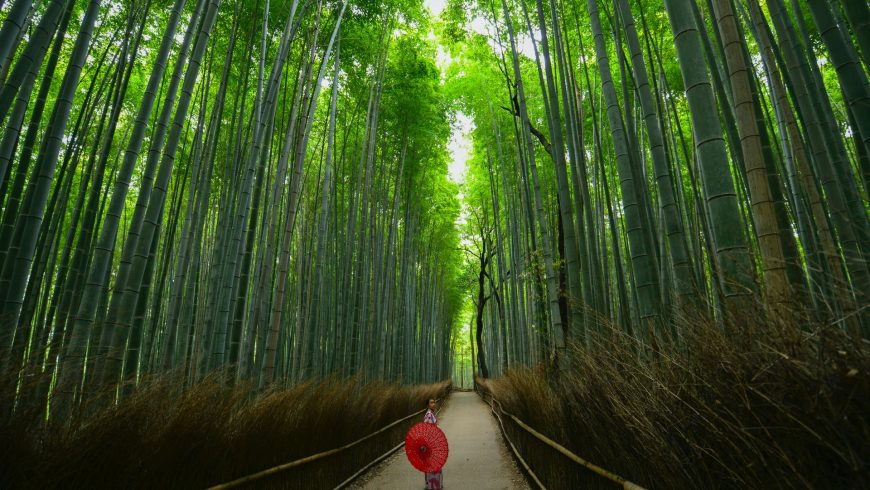
#> input picture Image_Slideshow/images/forest.jpg, 870 x 490 px, found by its file name
$ jupyter execute Assignment_4.ipynb   (shell and % lines are left out)
#> lines starting #> are read from the running program, lines starting #| are printed output that depends on the picture
<a href="https://colab.research.google.com/github/rouchi-11/Image_Processing/blob/main/Assignment_4.ipynb" target="_parent"></a>

[cell 1]
# Install required libraries

import numpy as np
import matplotlib.pyplot as plt
from skimage import io, img_as_float, util, color
from google.colab import files

# Upload image
uploaded = files.upload()
#> the answer given: forest.jpg

# Read uploaded image (first one)
image_path = list(uploaded.keys())[0]
image = io.imread(image_path)
#> image is the input picture: shape (490, 870, 3); mean R, G, B 55.8, 76, 34.7

# Handle RGBA → RGB
if image.shape[-1] == 4:
    image = image[:, :, :3]  # drop alpha channel

# Convert to grayscale
if len(image.shape) == 3:
    image = color.rgb2gray(image)
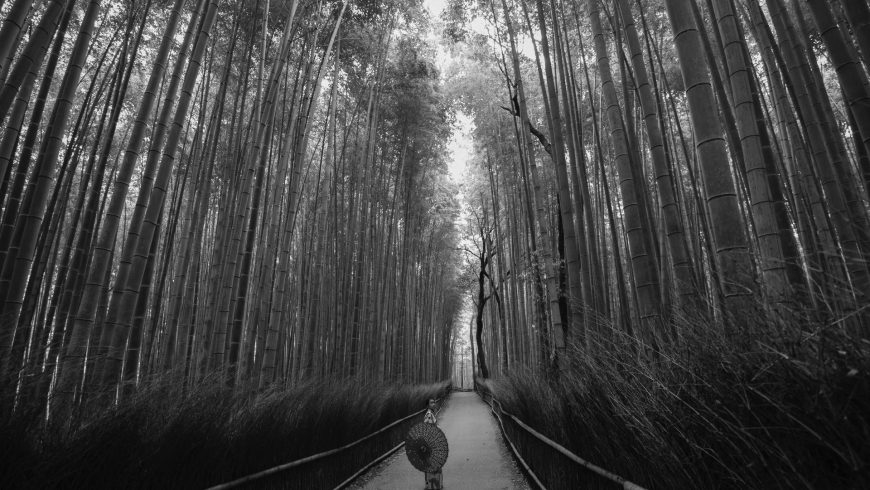
#> image: shape (490, 870) float64; min 0.00561, max 0.997, mean 0.269

image = img_as_float(image)

# Create noisy versions
gaussian_noisy = util.random_noise(image, mode='gaussian', var=0.01)
sp_noisy = util.random_noise(image, mode='s&p', amount=0.05)
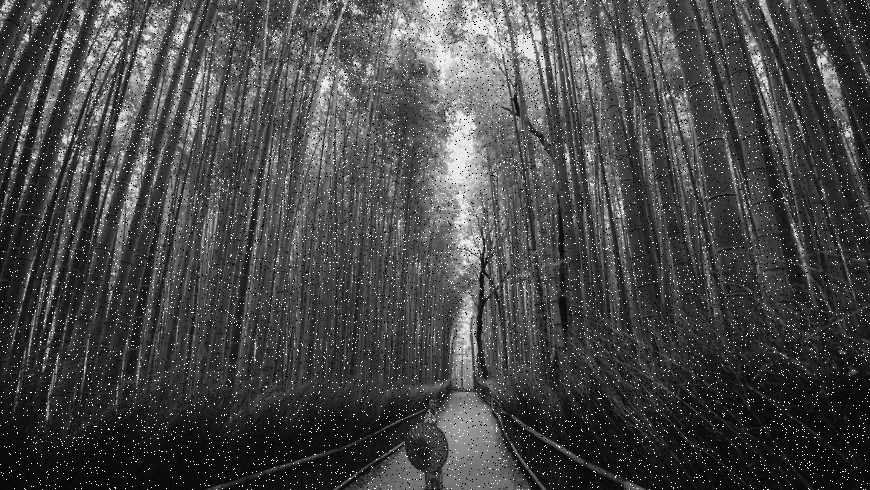
#> sp_noisy: shape (490, 870) float64; min 0, max 1, mean 0.281
impulse_noisy = util.random_noise(image, mode='poisson')

# Store results
images = [image, gaussian_noisy, sp_noisy, impulse_noisy]
titles = ["Original", "Gaussian Noise", "Salt & Pepper", "Impulse Noise"]

# Plot Images Horizontally
fig, axes = plt.subplots(2, 4, figsize=(20,8))

for i, (img, title) in enumerate(zip(images, titles)):
    # Show image
    axes[0, i].imshow(img, cmap='gray')
    axes[0, i].set_title(title)
    axes[0, i].axis('off')

    # Show histogram
    axes[1, i].hist(img.ravel(), bins=256, histtype='step', color='black')
    axes[1, i].set_title(title + " Histogram")
#> this loop made 4 passes
#> title on passes 1 to 4: 'Original', 'Gaussian Noise', 'Salt & Pepper', 'Impulse Noise'

plt.tight_layout()
plt.show()
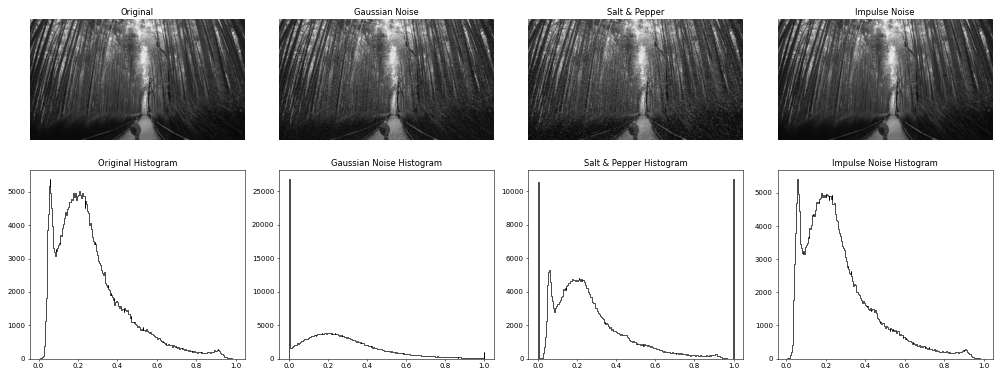
#> figure drawn by matplotlib, 8 panels

$ run again, on Image_Slideshow/images/scene.jpeg
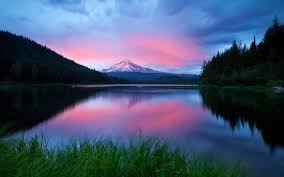
#> input picture Image_Slideshow/images/scene.jpeg, 284 x 177 px, found by its file name
#> image is the input picture: shape (177, 284, 3); mean R, G, B 69.8, 84.1, 111.2
#> image: shape (177, 284) float64
#> `gaussian_noisy = util.random_noise(image, mode='gaussian', var=0.01)`:
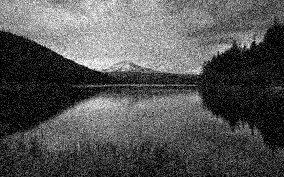
#> gaussian_noisy: shape (177, 284) float64; min 0, max 1, mean 0.332
#> `sp_noisy = util.random_noise(image, mode='s&p', amount=0.05)`:
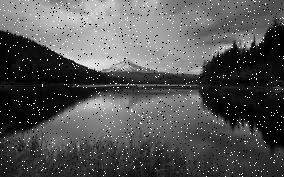
#> sp_noisy: shape (177, 284) float64; min 0, max 1, mean 0.334
#> the loop `for i, (img, title) in enumerate(zip(images, titles)):` made 4 passes
#> title on passes 1 to 4: 'Original', 'Gaussian Noise', 'Salt & Pepper', 'Impulse Noise'
